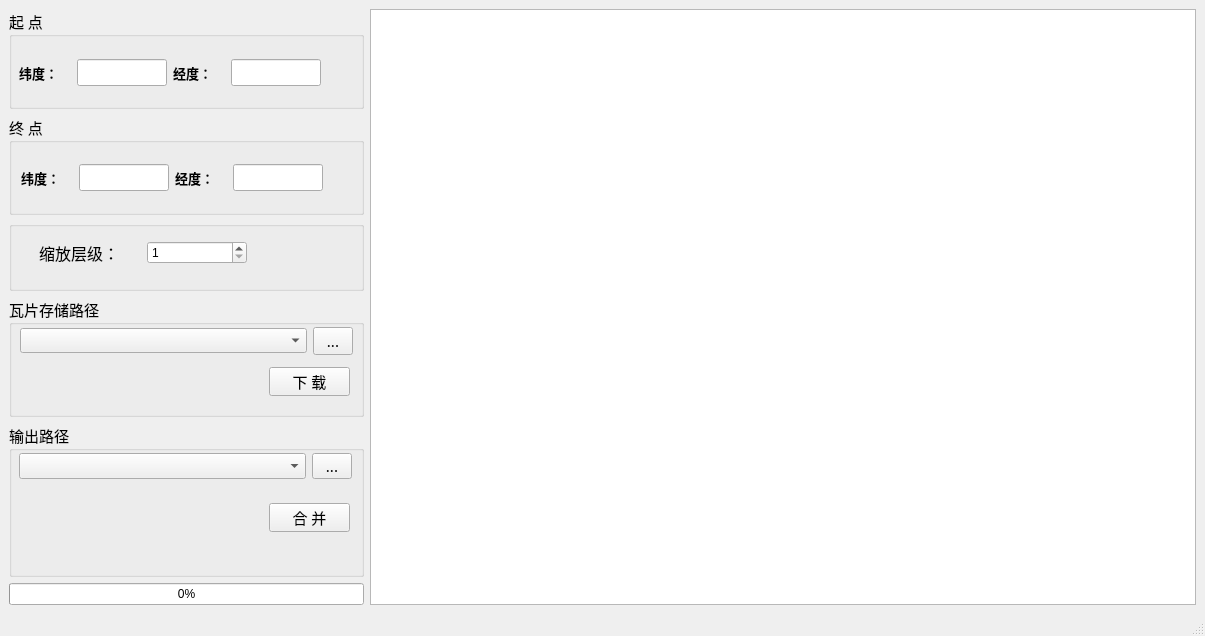
<?xml version="1.0" encoding="UTF-8"?>
<ui version="4.0">
 <class>MainWindow</class>
 <widget class="QMainWindow" name="MainWindow">
  <property name="geometry">
   <rect>
    <x>0</x>
    <y>0</y>
    <width>1205</width>
    <height>636</height>
   </rect>
  </property>
  <property name="sizePolicy">
   <sizepolicy hsizetype="Preferred" vsizetype="Ignored">
    <horstretch>0</horstretch>
    <verstretch>0</verstretch>
   </sizepolicy>
  </property>
  <property name="windowTitle">
   <string>MainWindow</string>
  </property>
  <widget class="QWidget" name="centralwidget">
   <property name="sizePolicy">
    <sizepolicy hsizetype="Minimum" vsizetype="Minimum">
     <horstretch>0</horstretch>
     <verstretch>0</verstretch>
    </sizepolicy>
   </property>
   <layout class="QGridLayout" name="gridLayout">
    <item row="0" column="0">
     <layout class="QVBoxLayout" name="verticalLayout">
      <item>
       <widget class="QGroupBox" name="gbox_Start">
        <property name="sizePolicy">
         <sizepolicy hsizetype="Maximum" vsizetype="Fixed">
          <horstretch>0</horstretch>
          <verstretch>100</verstretch>
         </sizepolicy>
        </property>
        <property name="minimumSize">
         <size>
          <width>355</width>
          <height>100</height>
         </size>
        </property>
        <property name="font">
         <font>
          <family>黑体</family>
          <pointsize>11</pointsize>
         </font>
        </property>
        <property name="title">
         <string>起 点</string>
        </property>
        <widget class="QWidget" name="layoutWidget">
         <property name="geometry">
          <rect>
           <x>10</x>
           <y>50</y>
           <width>302</width>
           <height>27</height>
          </rect>
         </property>
         <layout class="QHBoxLayout" name="horizontalLayout">
          <item>
           <widget class="QLabel" name="label">
            <property name="font">
             <font>
              <family>微软雅黑</family>
              <pointsize>10</pointsize>
              <weight>75</weight>
              <bold>true</bold>
             </font>
            </property>
            <property name="text">
             <string>纬度：</string>
            </property>
           </widget>
          </item>
          <item>
           <widget class="QLineEdit" name="ledit_StartLat">
            <property name="maximumSize">
             <size>
              <width>90</width>
              <height>16777215</height>
             </size>
            </property>
           </widget>
          </item>
          <item>
           <widget class="QLabel" name="label_2">
            <property name="font">
             <font>
              <family>微软雅黑</family>
              <pointsize>10</pointsize>
              <weight>75</weight>
              <bold>true</bold>
             </font>
            </property>
            <property name="text">
             <string>经度：</string>
            </property>
           </widget>
          </item>
          <item>
           <widget class="QLineEdit" name="ledit_StartLon">
            <property name="maximumSize">
             <size>
              <width>90</width>
              <height>16777215</height>
             </size>
            </property>
           </widget>
          </item>
         </layout>
        </widget>
       </widget>
      </item>
      <item>
       <widget class="QGroupBox" name="gbox_Stop">
        <property name="sizePolicy">
         <sizepolicy hsizetype="Maximum" vsizetype="Fixed">
          <horstretch>0</horstretch>
          <verstretch>100</verstretch>
         </sizepolicy>
        </property>
        <property name="minimumSize">
         <size>
          <width>355</width>
          <height>100</height>
         </size>
        </property>
        <property name="maximumSize">
         <size>
          <width>16777215</width>
          <height>16777215</height>
         </size>
        </property>
        <property name="font">
         <font>
          <family>黑体</family>
          <pointsize>11</pointsize>
         </font>
        </property>
        <property name="title">
         <string>终 点</string>
        </property>
        <widget class="QWidget" name="layoutWidget">
         <property name="geometry">
          <rect>
           <x>12</x>
           <y>49</y>
           <width>302</width>
           <height>27</height>
          </rect>
         </property>
         <layout class="QHBoxLayout" name="horizontalLayout_2">
          <item>
           <widget class="QLabel" name="label_3">
            <property name="font">
             <font>
              <family>微软雅黑</family>
              <pointsize>10</pointsize>
              <weight>75</weight>
              <bold>true</bold>
             </font>
            </property>
            <property name="text">
             <string>纬度：</string>
            </property>
           </widget>
          </item>
          <item>
           <widget class="QLineEdit" name="ledit_StopLat">
            <property name="enabled">
             <bool>true</bool>
            </property>
            <property name="maximumSize">
             <size>
              <width>90</width>
              <height>16777215</height>
             </size>
            </property>
           </widget>
          </item>
          <item>
           <widget class="QLabel" name="label_4">
            <property name="font">
             <font>
              <family>微软雅黑</family>
              <pointsize>10</pointsize>
              <weight>75</weight>
              <bold>true</bold>
             </font>
            </property>
            <property name="text">
             <string>经度：</string>
            </property>
           </widget>
          </item>
          <item>
           <widget class="QLineEdit" name="ledit_StopLon">
            <property name="maximumSize">
             <size>
              <width>90</width>
              <height>16777215</height>
             </size>
            </property>
           </widget>
          </item>
         </layout>
        </widget>
       </widget>
      </item>
      <item>
       <widget class="QGroupBox" name="groupBox">
        <property name="minimumSize">
         <size>
          <width>355</width>
          <height>60</height>
         </size>
        </property>
        <property name="maximumSize">
         <size>
          <width>16777215</width>
          <height>70</height>
         </size>
        </property>
        <property name="title">
         <string/>
        </property>
        <widget class="QWidget" name="layoutWidget">
         <property name="geometry">
          <rect>
           <x>30</x>
           <y>20</y>
           <width>208</width>
           <height>23</height>
          </rect>
         </property>
         <layout class="QHBoxLayout" name="horizontalLayout_4">
          <item>
           <widget class="QLabel" name="label_5">
            <property name="font">
             <font>
              <family>黑体</family>
              <pointsize>12</pointsize>
             </font>
            </property>
            <property name="text">
             <string>缩放层级：</string>
            </property>
            <property name="textFormat">
             <enum>Qt::PlainText</enum>
            </property>
            <property name="alignment">
             <set>Qt::AlignJustify|Qt::AlignTop</set>
            </property>
            <property name="wordWrap">
             <bool>false</bool>
            </property>
           </widget>
          </item>
          <item>
           <widget class="QSpinBox" name="spinBox_zoom">
            <property name="sizePolicy">
             <sizepolicy hsizetype="Maximum" vsizetype="Fixed">
              <horstretch>0</horstretch>
              <verstretch>0</verstretch>
             </sizepolicy>
            </property>
            <property name="minimumSize">
             <size>
              <width>100</width>
              <height>0</height>
             </size>
            </property>
            <property name="maximumSize">
             <size>
              <width>100</width>
              <height>16777215</height>
             </size>
            </property>
            <property name="minimum">
             <number>1</number>
            </property>
            <property name="maximum">
             <number>18</number>
            </property>
           </widget>
          </item>
         </layout>
        </widget>
       </widget>
      </item>
      <item>
       <widget class="QGroupBox" name="gbox_Dir">
        <property name="sizePolicy">
         <sizepolicy hsizetype="Maximum" vsizetype="Fixed">
          <horstretch>0</horstretch>
          <verstretch>100</verstretch>
         </sizepolicy>
        </property>
        <property name="minimumSize">
         <size>
          <width>355</width>
          <height>100</height>
         </size>
        </property>
        <property name="maximumSize">
         <size>
          <width>16777215</width>
          <height>120</height>
         </size>
        </property>
        <property name="font">
         <font>
          <family>黑体</family>
          <pointsize>11</pointsize>
         </font>
        </property>
        <property name="title">
         <string>瓦片存储路径</string>
        </property>
        <widget class="QPushButton" name="pBu_Download">
         <property name="geometry">
          <rect>
           <x>260</x>
           <y>70</y>
           <width>81</width>
           <height>29</height>
          </rect>
         </property>
         <property name="sizePolicy">
          <sizepolicy hsizetype="Maximum" vsizetype="Fixed">
           <horstretch>0</horstretch>
           <verstretch>0</verstretch>
          </sizepolicy>
         </property>
         <property name="text">
          <string>下 载</string>
         </property>
        </widget>
        <widget class="QWidget" name="layoutWidget">
         <property name="geometry">
          <rect>
           <x>11</x>
           <y>30</y>
           <width>333</width>
           <height>28</height>
          </rect>
         </property>
         <layout class="QHBoxLayout" name="horizontalLayout_3">
          <item>
           <widget class="QComboBox" name="cbox_TilesDir">
            <property name="sizePolicy">
             <sizepolicy hsizetype="Maximum" vsizetype="Minimum">
              <horstretch>0</horstretch>
              <verstretch>0</verstretch>
             </sizepolicy>
            </property>
            <property name="minimumSize">
             <size>
              <width>285</width>
              <height>25</height>
             </size>
            </property>
            <property name="maximumSize">
             <size>
              <width>290</width>
              <height>25</height>
             </size>
            </property>
            <property name="font">
             <font>
              <pointsize>8</pointsize>
             </font>
            </property>
           </widget>
          </item>
          <item>
           <widget class="QToolButton" name="tbu_DirDiaglog">
            <property name="sizePolicy">
             <sizepolicy hsizetype="Maximum" vsizetype="Minimum">
              <horstretch>0</horstretch>
              <verstretch>0</verstretch>
             </sizepolicy>
            </property>
            <property name="minimumSize">
             <size>
              <width>0</width>
              <height>26</height>
             </size>
            </property>
            <property name="maximumSize">
             <size>
              <width>40</width>
              <height>16777215</height>
             </size>
            </property>
            <property name="text">
             <string>...</string>
            </property>
           </widget>
          </item>
         </layout>
        </widget>
       </widget>
      </item>
      <item>
       <widget class="QGroupBox" name="groupBox_2">
        <property name="minimumSize">
         <size>
          <width>355</width>
          <height>100</height>
         </size>
        </property>
        <property name="font">
         <font>
          <family>黑体</family>
          <pointsize>11</pointsize>
          <weight>50</weight>
          <bold>false</bold>
         </font>
        </property>
        <property name="title">
         <string>输出路径</string>
        </property>
        <widget class="QPushButton" name="pBu_Merge">
         <property name="geometry">
          <rect>
           <x>260</x>
           <y>80</y>
           <width>81</width>
           <height>29</height>
          </rect>
         </property>
         <property name="sizePolicy">
          <sizepolicy hsizetype="Maximum" vsizetype="Fixed">
           <horstretch>0</horstretch>
           <verstretch>0</verstretch>
          </sizepolicy>
         </property>
         <property name="text">
          <string>合 并</string>
         </property>
        </widget>
        <widget class="QWidget" name="layoutWidget">
         <property name="geometry">
          <rect>
           <x>10</x>
           <y>30</y>
           <width>333</width>
           <height>26</height>
          </rect>
         </property>
         <layout class="QHBoxLayout" name="horizontalLayout_5">
          <item>
           <widget class="QComboBox" name="cbox_Merge">
            <property name="minimumSize">
             <size>
              <width>285</width>
              <height>0</height>
             </size>
            </property>
            <property name="maximumSize">
             <size>
              <width>290</width>
              <height>16777215</height>
             </size>
            </property>
           </widget>
          </item>
          <item>
           <widget class="QToolButton" name="tbu_megerDir">
            <property name="maximumSize">
             <size>
              <width>40</width>
              <height>16777215</height>
             </size>
            </property>
            <property name="text">
             <string>...</string>
            </property>
           </widget>
          </item>
         </layout>
        </widget>
       </widget>
      </item>
     </layout>
    </item>
    <item row="0" column="1" rowspan="2">
     <widget class="QGraphicsView" name="graphics_Mapview"/>
    </item>
    <item row="1" column="0">
     <widget class="QProgressBar" name="progressBar">
      <property name="sizePolicy">
       <sizepolicy hsizetype="Maximum" vsizetype="Fixed">
        <horstretch>0</horstretch>
        <verstretch>0</verstretch>
       </sizepolicy>
      </property>
      <property name="minimumSize">
       <size>
        <width>280</width>
        <height>0</height>
       </size>
      </property>
      <property name="maximumSize">
       <size>
        <width>360</width>
        <height>16777215</height>
       </size>
      </property>
      <property name="value">
       <number>0</number>
      </property>
     </widget>
    </item>
   </layout>
   <widget class="QWidget" name="layoutWidget">
    <property name="geometry">
     <rect>
      <x>0</x>
      <y>0</y>
      <width>100</width>
      <height>30</height>
     </rect>
    </property>
    <layout class="QVBoxLayout" name="verticalLayout_2"/>
   </widget>
  </widget>
  <widget class="QStatusBar" name="statusBar"/>
 </widget>
 <resources/>
 <connections/>
</ui>
